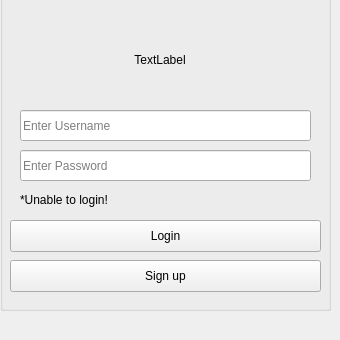
  <widget class="QWidget" name="centralWidget">
   <widget class="QGroupBox" name="groupBox">
    <property name="geometry">
     <rect>
      <x>0</x>
      <y>-20</y>
      <width>331</width>
      <height>331</height>
     </rect>
    </property>
    <property name="styleSheet">
     <string notr="true">/*
 * The MIT License (MIT)
 *
 * Copyright (c) &lt;2013-2014&gt; &lt;Colin Duquesnoy&gt;
 *
 * Permission is hereby granted, free of charge, to any person obtaining a copy
 * of this software and associated documentation files (the &quot;Software&quot;), to deal
 * in the Software without restriction, including without limitation the rights
 * to use, copy, modify, merge, publish, distribute, sublicense, and/or sell
 * copies of the Software, and to permit persons to whom the Software is
 * furnished to do so, subject to the following conditions:

 * The above copyright notice and this permission notice shall be included in
 * all copies or substantial portions of the Software.

 * THE SOFTWARE IS PROVIDED &quot;AS IS&quot;, WITHOUT WARRANTY OF ANY KIND, EXPRESS OR
 * IMPLIED, INCLUDING BUT NOT LIMITED TO THE WARRANTIES OF MERCHANTABILITY,
 * FITNESS FOR A PARTICULAR PURPOSE AND NONINFRINGEMENT. IN NO EVENT SHALL THE
 * AUTHORS OR COPYRIGHT HOLDERS BE LIABLE FOR ANY CLAIM, DAMAGES OR OTHER
 * LIABILITY, WHETHER IN AN ACTION OF CONTRACT, TORT OR OTHERWISE, ARISING FROM,
 * OUT OF OR IN CONNECTION WITH THE SOFTWARE OR THE USE OR OTHER DEALINGS IN
 * THE SOFTWARE.
 */
QToolTip
{
    border: 1px solid #76797C;
    background-color: rgb(90, 102, 117);;
    color: white;
    padding: 5px;
    opacity: 200;
}

QWidget
{
    color: #eff0f1;
    background-color: #31363b;
    selection-background-color:#3daee9;
    selection-color: #eff0f1;
    background-clip: border;
    border-image: none;
    border: 0px transparent black;
    outline: 0;
}

QWidget:item:hover
{
    background-color: #18465d;
    color: #eff0f1;
}

QWidget:item:selected
{
    background-color: #18465d;
}

QCheckBox
{
    spacing: 5px;
    outline: none;
    color: #eff0f1;
    margin-bottom: 2px;
}

QCheckBox:disabled
{
    color: #76797C;
}

QCheckBox::indicator,
QGroupBox::indicator
{
    width: 18px;
    height: 18px;
}
QGroupBox::indicator
{
    margin-left: 2px;
}

QCheckBox::indicator:unchecked
{
    image: url(:/qss_icons/rc/checkbox_unchecked.png);
}

QCheckBox::indicator:unchecked:hover,
QCheckBox::indicator:unchecked:focus,
QCheckBox::indicator:unchecked:pressed,
QGroupBox::indicator:unchecked:hover,
QGroupBox::indicator:unchecked:focus,
QGroupBox::indicator:unchecked:pressed
{
  border: none;
    image: url(:/qss_icons/rc/checkbox_unchecked_focus.png);
}

QCheckBox::indicator:checked
{
    image: url(:/qss_icons/rc/checkbox_checked.png);
}

QCheckBox::indicator:checked:hover,
QCheckBox::indicator:checked:focus,
QCheckBox::indicator:checked:pressed,
QGroupBox::indicator:checked:hover,
QGroupBox::indicator:checked:focus,
QGroupBox::indicator:checked:pressed
{
  border: none;
    image: url(:/qss_icons/rc/checkbox_checked_focus.png);
}


QCheckBox::indicator:indeterminate
{
    image: url(:/qss_icons/rc/checkbox_indeterminate.png);
}

QCheckBox::indicator:indeterminate:focus,
QCheckBox::indicator:indeterminate:hover,
QCheckBox::indicator:indeterminate:pressed
{
    image: url(:/qss_icons/rc/checkbox_indeterminate_focus.png);
}

QCheckBox::indicator:checked:disabled,
QGroupBox::indicator:checked:disabled
{
    image: url(:/qss_icons/rc/checkbox_checked_disabled.png);
}

QCheckBox::indicator:unchecked:disabled,
QGroupBox::indicator:unchecked:disabled
{
    image: url(:/qss_icons/rc/checkbox_unchecked_disabled.png);
}

QRadioButton
{
    spacing: 5px;
    outline: none;
    color: #eff0f1;
    margin-bottom: 2px;
}

QRadioButton:disabled
{
    color: #76797C;
}
QRadioButton::indicator
{
    width: 21px;
    height: 21px;
}

QRadioButton::indicator:unchecked
{
    image: url(:/qss_icons/rc/radio_unchecked.png);
}


QRadioButton::indicator:unchecked:hover,
QRadioButton::indicator:unchecked:focus,
QRadioButton::indicator:unchecked:pressed
{
    border: none;
    outline: none;
    image: url(:/qss_icons/rc/radio_unchecked_focus.png);
}

QRadioButton::indicator:checked
{
    border: none;
    outline: none;
    image: url(:/qss_icons/rc/radio_checked.png);
}

QRadioButton::indicator:checked:hover,
QRadioButton::indicator:checked:focus,
QRadioButton::indicator:checked:pressed
{
    border: none;
    outline: none;
    image: url(:/qss_icons/rc/radio_checked_focus.png);
}

QRadioButton::indicator:checked:disabled
{
    outline: none;
    image: url(:/qss_icons/rc/radio_checked_disabled.png);
}

QRadioButton::indicator:unchecked:disabled
{
    image: url(:/qss_icons/rc/radio_unchecked_disabled.png);
}


QMenuBar
{
    background-color: #31363b;
    color: #eff0f1;
}

QMenuBar::item
{
    background: transparent;
}

QMenuBar::item:selected
{
    background: transparent;
    border: 1px solid #76797C;
}

QMenuBar::item:pressed
{
    border: 1px solid #76797C;
    background-color: #3daee9;
    color: #eff0f1;
    margin-bottom:-1px;
    padding-bottom:1px;
}

QMenu
{
    border: 1px solid #76797C;
    color: #eff0f1;
    margin: 2px;
}

QMenu::icon
{
    margin: 5px;
}

QMenu::item
{
    padding: 5px 30px 5px 30px;
    border: 1px solid transparent; /* reserve space for selection border */
}

QMenu::item:selected
{
    color: #eff0f1;
}

QMenu::separator {
    height: 2px;
    background: lightblue;
    margin-left: 10px;
    margin-right: 5px;
}

QMenu::indicator {
    width: 18px;
    height: 18px;
}

/* non-exclusive indicator = check box style indicator
   (see QActionGroup::setExclusive) */
QMenu::indicator:non-exclusive:unchecked {
    image: url(:/qss_icons/rc/checkbox_unchecked.png);
}

QMenu::indicator:non-exclusive:unchecked:selected {
    image: url(:/qss_icons/rc/checkbox_unchecked_disabled.png);
}

QMenu::indicator:non-exclusive:checked {
    image: url(:/qss_icons/rc/checkbox_checked.png);
}

QMenu::indicator:non-exclusive:checked:selected {
    image: url(:/qss_icons/rc/checkbox_checked_disabled.png);
}

/* exclusive indicator = radio button style indicator (see QActionGroup::setExclusive) */
QMenu::indicator:exclusive:unchecked {
    image: url(:/qss_icons/rc/radio_unchecked.png);
}

QMenu::indicator:exclusive:unchecked:selected {
    image: url(:/qss_icons/rc/radio_unchecked_disabled.png);
}

QMenu::indicator:exclusive:checked {
    image: url(:/qss_icons/rc/radio_checked.png);
}

QMenu::indicator:exclusive:checked:selected {
    image: url(:/qss_icons/rc/radio_checked_disabled.png);
}

QMenu::right-arrow {
    margin: 5px;
    image: url(:/qss_icons/rc/right_arrow.png)
}


QWidget:disabled
{
    color: #454545;
    background-color: #31363b;
}

QAbstractItemView
{
    alternate-background-color: #31363b;
    color: #eff0f1;
    border: 1px solid 3A3939;
    border-radius: 2px;
}

QWidget:focus, QMenuBar:focus
{
    border: 1px solid #3daee9;
}

QTabWidget:focus, QCheckBox:focus, QRadioButton:focus, QSlider:focus
{
    border: none;
}

QLineEdit
{
    background-color: #232629;
    padding: 5px;
    border-style: solid;
    border: 1px solid #76797C;
    border-radius: 2px;
    color: #eff0f1;
}

QAbstractItemView QLineEdit
{
    padding: 0;
}

QGroupBox {
    border:1px solid #76797C;
    border-radius: 2px;
    margin-top: 20px;
}

QGroupBox::title {
    subcontrol-origin: margin;
    subcontrol-position: top center;
    padding-left: 10px;
    padding-right: 10px;
    padding-top: 10px;
}

QAbstractScrollArea
{
    border-radius: 2px;
    border: 1px solid #76797C;
    background-color: transparent;
}

QScrollBar:horizontal
{
    height: 15px;
    margin: 3px 15px 3px 15px;
    border: 1px transparent #2A2929;
    border-radius: 4px;
    background-color: #2A2929;
}

QScrollBar::handle:horizontal
{
    background-color: #605F5F;
    min-width: 5px;
    border-radius: 4px;
}

QScrollBar::add-line:horizontal
{
    margin: 0px 3px 0px 3px;
    border-image: url(:/qss_icons/rc/right_arrow_disabled.png);
    width: 10px;
    height: 10px;
    subcontrol-position: right;
    subcontrol-origin: margin;
}

QScrollBar::sub-line:horizontal
{
    margin: 0px 3px 0px 3px;
    border-image: url(:/qss_icons/rc/left_arrow_disabled.png);
    height: 10px;
    width: 10px;
    subcontrol-position: left;
    subcontrol-origin: margin;
}

QScrollBar::add-line:horizontal:hover,QScrollBar::add-line:horizontal:on
{
    border-image: url(:/qss_icons/rc/right_arrow.png);
    height: 10px;
    width: 10px;
    subcontrol-position: right;
    subcontrol-origin: margin;
}


QScrollBar::sub-line:horizontal:hover, QScrollBar::sub-line:horizontal:on
{
    border-image: url(:/qss_icons/rc/left_arrow.png);
    height: 10px;
    width: 10px;
    subcontrol-position: left;
    subcontrol-origin: margin;
}

QScrollBar::up-arrow:horizontal, QScrollBar::down-arrow:horizontal
{
    background: none;
}


QScrollBar::add-page:horizontal, QScrollBar::sub-page:horizontal
{
    background: none;
}

QScrollBar:vertical
{
    background-color: #2A2929;
    width: 15px;
    margin: 15px 3px 15px 3px;
    border: 1px transparent #2A2929;
    border-radius: 4px;
}

QScrollBar::handle:vertical
{
    background-color: #605F5F;
    min-height: 5px;
    border-radius: 4px;
}

QScrollBar::sub-line:vertical
{
    margin: 3px 0px 3px 0px;
    border-image: url(:/qss_icons/rc/up_arrow_disabled.png);
    height: 10px;
    width: 10px;
    subcontrol-position: top;
    subcontrol-origin: margin;
}

QScrollBar::add-line:vertical
{
    margin: 3px 0px 3px 0px;
    border-image: url(:/qss_icons/rc/down_arrow_disabled.png);
    height: 10px;
    width: 10px;
    subcontrol-position: bottom;
    subcontrol-origin: margin;
}

QScrollBar::sub-line:vertical:hover,QScrollBar::sub-line:vertical:on
{

    border-image: url(:/qss_icons/rc/up_arrow.png);
    height: 10px;
    width: 10px;
    subcontrol-position: top;
    subcontrol-origin: margin;
}


QScrollBar::add-line:vertical:hover, QScrollBar::add-line:vertical:on
{
    border-image: url(:/qss_icons/rc/down_arrow.png);
    height: 10px;
    width: 10px;
    subcontrol-position: bottom;
    subcontrol-origin: margin;
}

QScrollBar::up-arrow:vertical, QScrollBar::down-arrow:vertical
{
    background: none;
}


QScrollBar::add-page:vertical, QScrollBar::sub-page:vertical
{
    background: none;
}

QTextEdit
{
    background-color: #232629;
    color: #eff0f1;
    border: 1px solid #76797C;
}

QPlainTextEdit
{
    background-color: #232629;;
    color: #eff0f1;
    border-radius: 2px;
    border: 1px solid #76797C;
}

QHeaderView::section
{
    background-color: #76797C;
    color: #eff0f1;
    padding: 5px;
    border: 1px solid #76797C;
}

QSizeGrip {
    image: url(:/qss_icons/rc/sizegrip.png);
    width: 12px;
    height: 12px;
}


QMainWindow::separator
{
    background-color: #31363b;
    color: white;
    padding-left: 4px;
    spacing: 2px;
    border: 1px dashed #76797C;
}

QMainWindow::separator:hover
{

    background-color: #787876;
    color: white;
    padding-left: 4px;
    border: 1px solid #76797C;
    spacing: 2px;
}


QMenu::separator
{
    height: 1px;
    background-color: #76797C;
    color: white;
    padding-left: 4px;
    margin-left: 10px;
    margin-right: 5px;
}


QFrame
{
    border-radius: 2px;
    border: 1px solid #76797C;
}

QFrame[frameShape=&quot;0&quot;]
{
    border-radius: 2px;
    border: 1px transparent #76797C;
}

QStackedWidget
{
    border: 1px transparent black;
}

QToolBar {
    border: 1px transparent #393838;
    background: 1px solid #31363b;
    font-weight: bold;
}

QToolBar::handle:horizontal {
    image: url(:/qss_icons/rc/Hmovetoolbar.png);
}
QToolBar::handle:vertical {
    image: url(:/qss_icons/rc/Vmovetoolbar.png);
}
QToolBar::separator:horizontal {
    image: url(:/qss_icons/rc/Hsepartoolbar.png);
}
QToolBar::separator:vertical {
    image: url(:/qss_icons/rc/Vsepartoolbar.png);
}
QToolButton#qt_toolbar_ext_button {
    background: #58595a
}

QPushButton
{
    color: #eff0f1;
    background-color: #31363b;
    border-width: 1px;
    border-color: #76797C;
    border-style: solid;
    padding: 5px;
    border-radius: 2px;
    outline: none;
}

QPushButton:disabled
{
    background-color: #31363b;
    border-width: 1px;
    border-color: #454545;
    border-style: solid;
    padding-top: 5px;
    padding-bottom: 5px;
    padding-left: 10px;
    padding-right: 10px;
    border-radius: 2px;
    color: #454545;
}

QPushButton:focus {
    background-color: #3daee9;
    color: white;
}

QPushButton:pressed
{
    background-color: #3daee9;
    padding-top: -15px;
    padding-bottom: -17px;
}

QComboBox
{
    selection-background-color: #3daee9;
    border-style: solid;
    border: 1px solid #76797C;
    border-radius: 2px;
    padding: 5px;
    min-width: 75px;
}

QPushButton:checked{
    background-color: #76797C;
    border-color: #6A6969;
}

QComboBox:hover,QPushButton:hover,QAbstractSpinBox:hover,QLineEdit:hover,QTextEdit:hover,QPlainTextEdit:hover,QAbstractView:hover,QTreeView:hover
{
    border: 1px solid #3daee9;
    color: #eff0f1;
}

QComboBox:on
{
    padding-top: 3px;
    padding-left: 4px;
    selection-background-color: #4a4a4a;
}

QComboBox QAbstractItemView
{
    background-color: #232629;
    border-radius: 2px;
    border: 1px solid #76797C;
    selection-background-color: #18465d;
}

QComboBox::drop-down
{
    subcontrol-origin: padding;
    subcontrol-position: top right;
    width: 15px;

    border-left-width: 0px;
    border-left-color: darkgray;
    border-left-style: solid;
    border-top-right-radius: 3px;
    border-bottom-right-radius: 3px;
}

QComboBox::down-arrow
{
    image: url(:/qss_icons/rc/down_arrow_disabled.png);
}

QComboBox::down-arrow:on, QComboBox::down-arrow:hover,
QComboBox::down-arrow:focus
{
    image: url(:/qss_icons/rc/down_arrow.png);
}

QAbstractSpinBox {
    padding: 5px;
    border: 1px solid #76797C;
    background-color: #232629;
    color: #eff0f1;
    border-radius: 2px;
    min-width: 75px;
}

QAbstractSpinBox:up-button
{
    background-color: transparent;
    subcontrol-origin: border;
    subcontrol-position: center right;
}

QAbstractSpinBox:down-button
{
    background-color: transparent;
    subcontrol-origin: border;
    subcontrol-position: center left;
}

QAbstractSpinBox::up-arrow,QAbstractSpinBox::up-arrow:disabled,QAbstractSpinBox::up-arrow:off {
    image: url(:/qss_icons/rc/up_arrow_disabled.png);
    width: 10px;
    height: 10px;
}
QAbstractSpinBox::up-arrow:hover
{
    image: url(:/qss_icons/rc/up_arrow.png);
}


QAbstractSpinBox::down-arrow,QAbstractSpinBox::down-arrow:disabled,QAbstractSpinBox::down-arrow:off
{
    image: url(:/qss_icons/rc/down_arrow_disabled.png);
    width: 10px;
    height: 10px;
}
QAbstractSpinBox::down-arrow:hover
{
    image: url(:/qss_icons/rc/down_arrow.png);
}


QLabel
{
    border: 0px solid black;
}

QTabWidget{
    border: 0px transparent black;
}

QTabWidget::pane {
    border: 1px solid #76797C;
    padding: 5px;
    margin: 0px;
}

QTabWidget::tab-bar {
    left: 5px; /* move to the right by 5px */
}

QTabBar
{
    qproperty-drawBase: 0;
    border-radius: 3px;
}

QTabBar:focus
{
    border: 0px transparent black;
}

QTabBar::close-button  {
    image: url(:/qss_icons/rc/close.png);
    background: transparent;
}

QTabBar::close-button:hover
{
    image: url(:/qss_icons/rc/close-hover.png);
    background: transparent;
}

QTabBar::close-button:pressed {
    image: url(:/qss_icons/rc/close-pressed.png);
    background: transparent;
}

/* TOP TABS */
QTabBar::tab:top {
    color: #eff0f1;
    border: 1px solid #76797C;
    border-bottom: 1px transparent black;
    background-color: #31363b;
    padding: 5px;
    min-width: 50px;
    border-top-left-radius: 2px;
    border-top-right-radius: 2px;
}

QTabBar::tab:top:!selected
{
    color: #eff0f1;
    background-color: #54575B;
    border: 1px solid #76797C;
    border-bottom: 1px transparent black;
    border-top-left-radius: 2px;
    border-top-right-radius: 2px;    
}

QTabBar::tab:top:!selected:hover {
    background-color: #3daee9;
}

/* BOTTOM TABS */
QTabBar::tab:bottom {
    color: #eff0f1;
    border: 1px solid #76797C;
    border-top: 1px transparent black;
    background-color: #31363b;
    padding: 5px;
    border-bottom-left-radius: 2px;
    border-bottom-right-radius: 2px;
    min-width: 50px;
}

QTabBar::tab:bottom:!selected
{
    color: #eff0f1;
    background-color: #54575B;
    border: 1px solid #76797C;
    border-top: 1px transparent black;
    border-bottom-left-radius: 2px;
    border-bottom-right-radius: 2px;
}

QTabBar::tab:bottom:!selected:hover {
    background-color: #3daee9;
}

/* LEFT TABS */
QTabBar::tab:left {
    color: #eff0f1;
    border: 1px solid #76797C;
    border-left: 1px transparent black;
    background-color: #31363b;
    padding: 5px;
    border-top-right-radius: 2px;
    border-bottom-right-radius: 2px;
    min-height: 50px;
}

QTabBar::tab:left:!selected
{
    color: #eff0f1;
    background-color: #54575B;
    border: 1px solid #76797C;
    border-left: 1px transparent black;
    border-top-right-radius: 2px;
    border-bottom-right-radius: 2px;
}

QTabBar::tab:left:!selected:hover {
    background-color: #3daee9;
}


/* RIGHT TABS */
QTabBar::tab:right {
    color: #eff0f1;
    border: 1px solid #76797C;
    border-right: 1px transparent black;
    background-color: #31363b;
    padding: 5px;
    border-top-left-radius: 2px;
    border-bottom-left-radius: 2px;
    min-height: 50px;
}

QTabBar::tab:right:!selected
{
    color: #eff0f1;
    background-color: #54575B;
    border: 1px solid #76797C;
    border-right: 1px transparent black;
    border-top-left-radius: 2px;
    border-bottom-left-radius: 2px;
}

QTabBar::tab:right:!selected:hover {
    background-color: #3daee9;
}

QTabBar QToolButton::right-arrow:enabled {
     image: url(:/qss_icons/rc/right_arrow.png);
 }

 QTabBar QToolButton::left-arrow:enabled {
     image: url(:/qss_icons/rc/left_arrow.png);
 }

QTabBar QToolButton::right-arrow:disabled {
     image: url(:/qss_icons/rc/right_arrow_disabled.png);
 }

 QTabBar QToolButton::left-arrow:disabled {
     image: url(:/qss_icons/rc/left_arrow_disabled.png);
 }


QDockWidget {
    background: #31363b;
    border: 1px solid #403F3F;
    titlebar-close-icon: url(:/qss_icons/rc/close.png);
    titlebar-normal-icon: url(:/qss_icons/rc/undock.png);
}

QDockWidget::close-button, QDockWidget::float-button {
    border: 1px solid transparent;
    border-radius: 2px;
    background: transparent;
}

QDockWidget::close-button:hover, QDockWidget::float-button:hover {
    background: rgba(255, 255, 255, 10);
}

QDockWidget::close-button:pressed, QDockWidget::float-button:pressed {
    padding: 1px -1px -1px 1px;
    background: rgba(255, 255, 255, 10);
}

QTreeView, QListView
{
    border: 1px solid #76797C;
    background-color: #232629;
}

QTreeView:branch:selected, QTreeView:branch:hover
{
    background: url(:/qss_icons/rc/transparent.png);
}

QTreeView::branch:has-siblings:!adjoins-item {
    border-image: url(:/qss_icons/rc/transparent.png);
}

QTreeView::branch:has-siblings:adjoins-item {
    border-image: url(:/qss_icons/rc/transparent.png);
}

QTreeView::branch:!has-children:!has-siblings:adjoins-item {
    border-image: url(:/qss_icons/rc/transparent.png);
}

QTreeView::branch:has-children:!has-siblings:closed,
QTreeView::branch:closed:has-children:has-siblings {
    image: url(:/qss_icons/rc/branch_closed.png);
}

QTreeView::branch:open:has-children:!has-siblings,
QTreeView::branch:open:has-children:has-siblings  {
    image: url(:/qss_icons/rc/branch_open.png);
}

QTreeView::branch:has-children:!has-siblings:closed:hover,
QTreeView::branch:closed:has-children:has-siblings:hover {
    image: url(:/qss_icons/rc/branch_closed-on.png);
    }

QTreeView::branch:open:has-children:!has-siblings:hover,
QTreeView::branch:open:has-children:has-siblings:hover  {
    image: url(:/qss_icons/rc/branch_open-on.png);
    }

QListView::item:!selected:hover, QTreeView::item:!selected:hover  {
    background: #18465d;
    outline: 0;
    color: #eff0f1
}

QListView::item:selected:hover, QTreeView::item:selected:hover  {
    background: #287399;
    color: #eff0f1;
}

QSlider::groove:horizontal {
    border: 1px solid #565a5e;
    height: 4px;
    background: #565a5e;
    margin: 0px;
    border-radius: 2px;
}

QSlider::handle:horizontal {
    background: #232629;
    border: 1px solid #565a5e;
    width: 16px;
    height: 16px;
    margin: -8px 0;
    border-radius: 9px;
}

QSlider::groove:vertical {
    border: 1px solid #565a5e;
    width: 4px;
    background: #565a5e;
    margin: 0px;
    border-radius: 3px;
}

QSlider::handle:vertical {
    background: #232629;
    border: 1px solid #565a5e;
    width: 16px;
    height: 16px;
    margin: 0 -8px;
    border-radius: 9px;
}

QToolButton {
    background-color: transparent;
    border: 1px transparent #76797C;
    border-radius: 2px;
    margin: 3px;
    padding: 5px;
}

QToolButton[popupMode=&quot;1&quot;] { /* only for MenuButtonPopup */
 padding-right: 20px; /* make way for the popup button */
 border: 1px #76797C;
 border-radius: 5px;
}

QToolButton[popupMode=&quot;2&quot;] { /* only for InstantPopup */
 padding-right: 10px; /* make way for the popup button */
 border: 1px #76797C;
}


QToolButton:hover, QToolButton::menu-button:hover {
    background-color: transparent;
    border: 1px solid #3daee9;
    padding: 5px;
}

QToolButton:checked, QToolButton:pressed,
        QToolButton::menu-button:pressed {
    background-color: #3daee9;
    border: 1px solid #3daee9;
    padding: 5px;
}

/* the subcontrol below is used only in the InstantPopup or DelayedPopup mode */
QToolButton::menu-indicator {
    image: url(:/qss_icons/rc/down_arrow.png);
    top: -7px; left: -2px; /* shift it a bit */
}

/* the subcontrols below are used only in the MenuButtonPopup mode */
QToolButton::menu-button {
    border: 1px transparent #76797C;
    border-top-right-radius: 6px;
    border-bottom-right-radius: 6px;
    /* 16px width + 4px for border = 20px allocated above */
    width: 16px;
    outline: none;
}

QToolButton::menu-arrow {
    image: url(:/qss_icons/rc/down_arrow.png);
}

QToolButton::menu-arrow:open {
    border: 1px solid #76797C;
}

QPushButton::menu-indicator  {
    subcontrol-origin: padding;
    subcontrol-position: bottom right;
    left: 8px;
}

QTableView
{
    border: 1px solid #76797C;
    gridline-color: #31363b;
    background-color: #232629;
}


QTableView, QHeaderView
{
    border-radius: 0px;
}

QTableView::item:pressed, QListView::item:pressed, QTreeView::item:pressed  {
    background: #18465d;
    color: #eff0f1;
}

QTableView::item:selected:active, QTreeView::item:selected:active, QListView::item:selected:active  {
    background: #287399;
    color: #eff0f1;
}


QHeaderView
{
    background-color: #31363b;
    border: 1px transparent;
    border-radius: 0px;
    margin: 0px;
    padding: 0px;

}

QHeaderView::section  {
    background-color: #31363b;
    color: #eff0f1;
    padding: 5px;
    border: 1px solid #76797C;
    border-radius: 0px;
    text-align: center;
}

QHeaderView::section::vertical::first, QHeaderView::section::vertical::only-one
{
    border-top: 1px solid #76797C;
}

QHeaderView::section::vertical
{
    border-top: transparent;
}

QHeaderView::section::horizontal::first, QHeaderView::section::horizontal::only-one
{
    border-left: 1px solid #76797C;
}

QHeaderView::section::horizontal
{
    border-left: transparent;
}


QHeaderView::section:checked
 {
    color: white;
    background-color: #334e5e;
 }

 /* style the sort indicator */
QHeaderView::down-arrow {
    image: url(:/qss_icons/rc/down_arrow.png);
}

QHeaderView::up-arrow {
    image: url(:/qss_icons/rc/up_arrow.png);
}


QTableCornerButton::section {
    background-color: #31363b;
    border: 1px transparent #76797C;
    border-radius: 0px;
}

QToolBox  {
    padding: 5px;
    border: 1px transparent black;
}

QToolBox::tab {
    color: #eff0f1;
    background-color: #31363b;
    border: 1px solid #76797C;
    border-bottom: 1px transparent #31363b;
    border-top-left-radius: 5px;
    border-top-right-radius: 5px;
}

QToolBox::tab:selected { /* italicize selected tabs */
    font: italic;
    background-color: #31363b;
    border-color: #3daee9;
 }

QStatusBar::item {
    border: 0px transparent dark;
 }


QFrame[height=&quot;3&quot;], QFrame[width=&quot;3&quot;] {
    background-color: #76797C;
}


QSplitter::handle {
    border: 1px dashed #76797C;
}

QSplitter::handle:hover {
    background-color: #787876;
    border: 1px solid #76797C;
}

QSplitter::handle:horizontal {
    width: 1px;
}

QSplitter::handle:vertical {
    height: 1px;
}

QProgressBar {
    border: 1px solid #76797C;
    border-radius: 5px;
    text-align: center;
}

QProgressBar::chunk {
    background-color: #05B8CC;
}

QDateEdit
{
    selection-background-color: #3daee9;
    border-style: solid;
    border: 1px solid #3375A3;
    border-radius: 2px;
    padding: 1px;
    min-width: 75px;
}

QDateEdit:on
{
    padding-top: 3px;
    padding-left: 4px;
    selection-background-color: #4a4a4a;
}

QDateEdit QAbstractItemView
{
    background-color: #232629;
    border-radius: 2px;
    border: 1px solid #3375A3;
    selection-background-color: #3daee9;
}

QDateEdit::drop-down
{
    subcontrol-origin: padding;
    subcontrol-position: top right;
    width: 15px;
    border-left-width: 0px;
    border-left-color: darkgray;
    border-left-style: solid;
    border-top-right-radius: 3px;
    border-bottom-right-radius: 3px;
}

QDateEdit::down-arrow
{
    image: url(:/qss_icons/rc/down_arrow_disabled.png);
}

QDateEdit::down-arrow:on, QDateEdit::down-arrow:hover,
QDateEdit::down-arrow:focus
{
    image: url(:/qss_icons/rc/down_arrow.png);
}</string>
    </property>
    <property name="title">
     <string/>
    </property>
    <widget class="QLineEdit" name="UsernameLineEdit">
     <property name="geometry">
      <rect>
       <x>20</x>
       <y>130</y>
       <width>291</width>
       <height>31</height>
      </rect>
     </property>
     <property name="inputMask">
      <string/>
     </property>
     <property name="text">
      <string/>
     </property>
     <property name="placeholderText">
      <string>Enter Username</string>
     </property>
    </widget>
    <widget class="QLineEdit" name="PasswordLineEdit">
     <property name="geometry">
      <rect>
       <x>20</x>
       <y>170</y>
       <width>291</width>
       <height>31</height>
      </rect>
     </property>
     <property name="text">
      <string/>
     </property>
     <property name="echoMode">
      <enum>QLineEdit::Password</enum>
     </property>
     <property name="placeholderText">
      <string>Enter Password</string>
     </property>
    </widget>
    <widget class="QPushButton" name="LoginButton">
     <property name="geometry">
      <rect>
       <x>10</x>
       <y>240</y>
       <width>311</width>
       <height>32</height>
      </rect>
     </property>
     <property name="text">
      <string>Login</string>
     </property>
    </widget>
    <widget class="QPushButton" name="SignUpButton">
     <property name="geometry">
      <rect>
       <x>10</x>
       <y>280</y>
       <width>311</width>
       <height>32</height>
      </rect>
     </property>
     <property name="text">
      <string>Sign up</string>
     </property>
    </widget>
    <widget class="QLabel" name="LogoLabel">
     <property name="geometry">
      <rect>
       <x>110</x>
       <y>30</y>
       <width>100</width>
       <height>100</height>
      </rect>
     </property>
     <property name="text">
      <string>TextLabel</string>
     </property>
     <property name="alignment">
      <set>Qt::AlignCenter</set>
     </property>
    </widget>
    <widget class="QLabel" name="authError">
     <property name="geometry">
      <rect>
       <x>20</x>
       <y>210</y>
       <width>251</width>
       <height>20</height>
      </rect>
     </property>
     <property name="text">
      <string>*Unable to login!</string>
     </property>
    </widget>
   </widget>
  </widget>
